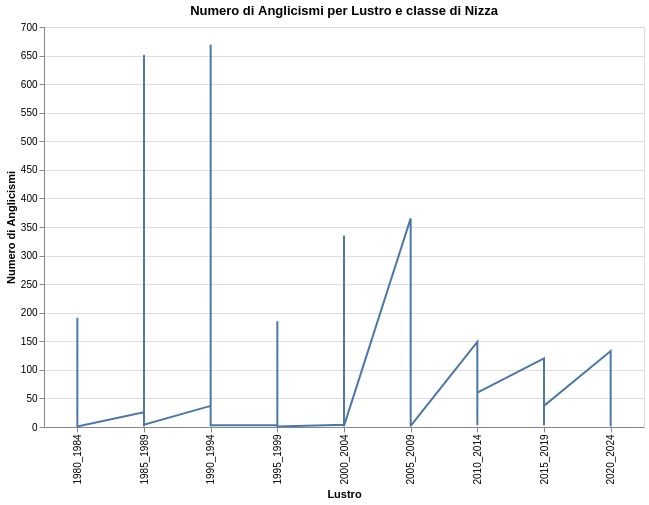

The specification (Vega-Lite) saved for this image:
### Vega-Lite specification from a JSON file in a GitHub repository (floating-point values rounded to 4 significant figures; data arrays with more than 128 entries replaced by an {"elided": "..."} marker saying what was removed)
{"$schema": "https://vega.github.io/schema/vega-lite/v5.6.1.json", "config": {"view": {"continuousHeight": 300, "continuousWidth": 300}}, "data": {"name": "data-028c7937f826e0968c40b59ec1bc130f"}, "datasets": {"data-028c7937f826e0968c40b59ec1bc130f": {"elided": "241 records"}}, "encoding": {"x": {"field": "Lustrum", "title": "Lustro", "type": "nominal"}, "y": {"field": "Value", "title": "Numero di Anglicismi", "type": "quantitative"}}, "height": 400, "mark": {"type": "line"}, "params": [{"bind": {"input": "range", "max": 45.0, "min": 1.0, "step": 1}, "name": "Select", "select": {"fields": ["Nice_class"], "type": "point"}}], "title": "Numero di Anglicismi per Lustro e classe di Nizza", "transform": [{"filter": {"param": "Select"}}], "width": 600}
